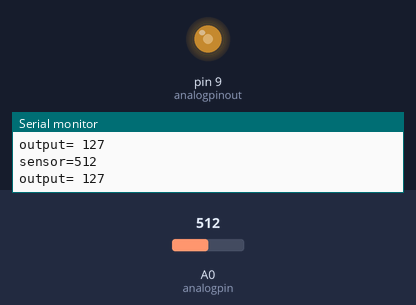
Bench run of a sketch on a simulated Arduino Uno, built with avr-gcc and run on an emulated ATmega328P. Shown: output pins drawn as LEDs (lit = HIGH), the last lines printed to the serial monitor. The inputs (shaded band) are chosen by the test bench; at power-on: A0 (analogpin) = 512.

Above: at 2.8 s.
2.9 s: A0 (analogpin) set to 716
At 4.8 s:
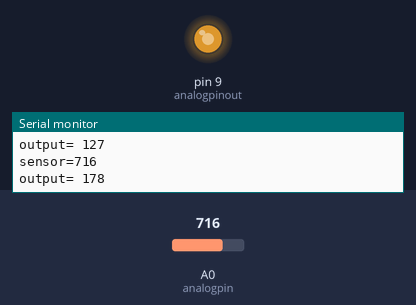
5.6 s: A0 (analogpin) set to 900
At 6.3 s:
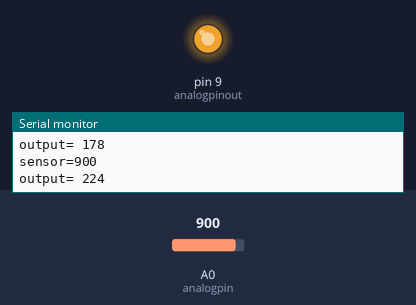
8.3 s: A0 (analogpin) set to 122
At 10.6 s:
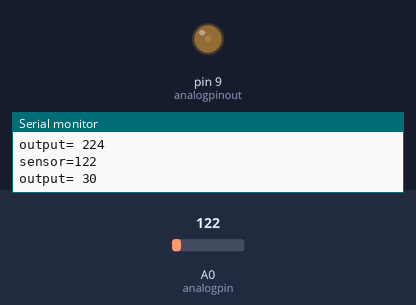
11.5 s: A0 (analogpin) set to 0
At 13.3 s:
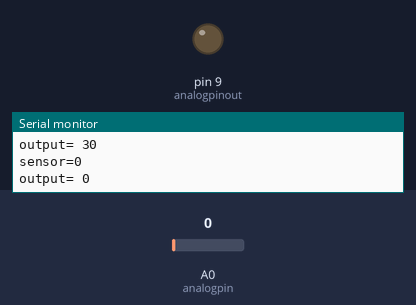
14.2 s: A0 (analogpin) set to 511
At 16.4 s:
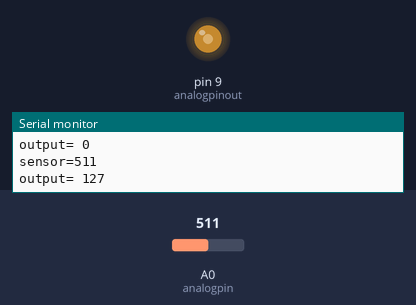
Timing chart, 0 to 17.9 s (numbered marks = the images above; inputs shaded):
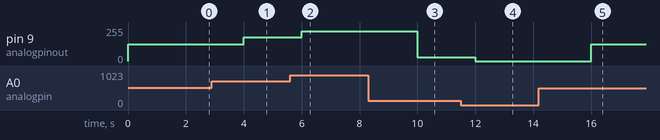

The sketch:

potentiometerfading.ino
```cpp
const int analogpin=0;
const int analogpinout=9;
int sensorvalue=0;
int outputvalue=0;
void setup() {
  // put your setup code here, to run once:
 Serial.begin(9600);
}

void loop() {
  // put your main code here, to run repeatedly:
  sensorvalue=analogRead(analogpin);
  outputvalue=map(sensorvalue,0,1023,0,255);
  analogWrite(analogpinout, outputvalue);
  Serial.print("sensor=");
Serial.println(sensorvalue);
Serial.print("output= ");
Serial.println(outputvalue);
delay(2000);
}
```

Measured:
- after the input at 2.9 s, pin 9 (analogpinout): 127/255 → 178/255 after 1.1 s
- after the input at 5.6 s, pin 9 (analogpinout): 178/255 → 224/255 after 0.40 s
- after the input at 8.3 s, pin 9 (analogpinout): 224/255 → 30/255 after 1.7 s
- after the input at 11.5 s, pin 9 (analogpinout): 30/255 → 0/255 after 0.50 s
- after the input at 14.2 s, pin 9 (analogpinout): 0/255 → 127/255 after 1.8 s
